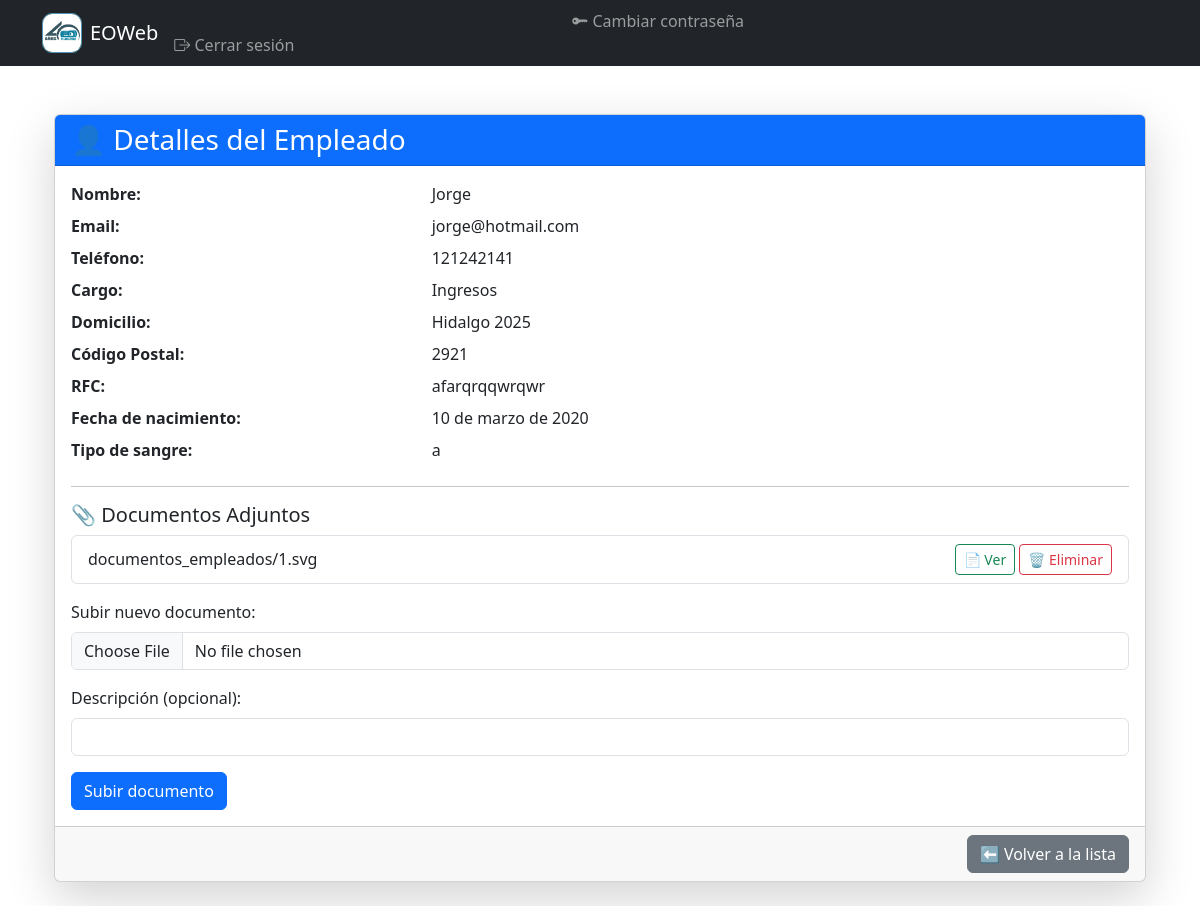
The app's page /empleados/1/ (signed in) with its own data.
### gestion/models.py (models this page shows, shortened)
class Empleado(models.Model):
    usuario = models.OneToOneField(User, on_delete=models.CASCADE, null=True, blank=True)
    nombre = models.CharField(max_length=100)
    email = models.EmailField(unique=True)
    telefono = models.CharField(max_length=20, blank=True)
    cargo = models.CharField(max_length=50)
    domicilio = models.CharField(max_length=255, blank=True, null=True)
    codigo_postal = models.CharField(max_length=10, blank=True, null=True)
    rfc = models.CharField(max_length=13, blank=True, null=True)
    fecha_nacimiento = models.DateField(null=True, blank=True)
    tipo_sangre = models.CharField(max_length=5, blank=True, null=True)

class EmpleadoDocumento(models.Model):
    empleado = models.ForeignKey(Empleado, on_delete=models.CASCADE, related_name='documentos')
    archivo = models.FileField(upload_to='documentos_empleados/')
    descripcion = models.CharField(max_length=100, blank=True)
    fecha_subida = models.DateTimeField(auto_now_add=True)

### gestion/views.py (the view)
# urls.py: path('empleados/<int:empleado_id>/', views.ver_empleado, name='ver_empleado'),
@login_required
def ver_empleado(request, empleado_id):
    if not request.user.is_superuser and not request.user.groups.filter(name='Administrador').exists():
        return redirect('lista_empleados')
    empleado = get_object_or_404(Empleado, id=empleado_id)
    documentos = empleado.documentos.all()
    return render(request, 'gestion/ver_empleado.html', {
        'empleado': empleado,
        'documentos': documentos
    })

### gestion/templates/gestion/ver_empleado.html (shortened to what this page needs)
{% extends "gestion/base.html" %}
{% load static %}
{% block content %}
<div class="container mt-4">
    <div class="card shadow-lg rounded">
        <div class="card-header bg-primary text-white">
            <h3 class="mb-0">👤 Detalles del Empleado</h3>
        </div>
        <div class="card-body">
            <dl class="row">
                <dt class="col-sm-4">Nombre:</dt>
                <dd class="col-sm-8">{{ empleado.nombre }}</dd>
                <dt class="col-sm-4">Email:</dt>
                <dd class="col-sm-8">{{ empleado.email }}</dd>
                <dt class="col-sm-4">Teléfono:</dt>
                <dd class="col-sm-8">{{ empleado.telefono }}</dd>
                <dt class="col-sm-4">Cargo:</dt>
                <dd class="col-sm-8">{{ empleado.cargo }}</dd>
                <dt class="col-sm-4">Domicilio:</dt>
                <dd class="col-sm-8">{{ empleado.domicilio }}</dd>
                <dt class="col-sm-4">Código Postal:</dt>
                <dd class="col-sm-8">{{ empleado.codigo_postal }}</dd>
                <dt class="col-sm-4">RFC:</dt>
                <dd class="col-sm-8">{{ empleado.rfc }}</dd>
                <dt class="col-sm-4">Fecha de nacimiento:</dt>
                <dd class="col-sm-8">{{ empleado.fecha_nacimiento }}</dd>
                <dt class="col-sm-4">Tipo de sangre:</dt>
                <dd class="col-sm-8">{{ empleado.tipo_sangre }}</dd>
            </dl>
            <hr>
            <h5>📎 Documentos Adjuntos</h5>
            {% if documentos %}
                <ul class="list-group mb-3">
                    {% for doc in documentos %}
                        <li class="list-group-item d-flex justify-content-between align-items-center">
                            <span>{{ doc.descripcion|default:doc.archivo.name }}</span>
                            <div>
                                <a href="{{ doc.archivo.url }}" target="_blank" class="btn btn-sm btn-outline-success">📄 Ver</a>
                                <form action="{% url 'eliminar_documento_empleado' doc.id %}" method="post" class="d-inline" onsubmit="return confirm('¿Estás seguro de que deseas eliminar este documento?');">
                                    <button type="submit" class="btn btn-sm btn-outline-danger">🗑️ Eliminar</button>
                                </form>
                            </div>
                        </li>
                    {% endfor %}
                </ul>
            {% else %}
                <p class="text-muted">No hay documentos adjuntos.</p>
            {% endif %}
            <form method="post" enctype="multipart/form-data" action="{% url 'subir_documento_empleado' empleado.id %}">
                <div class="mb-3">
                    <label for="archivo" class="form-label">Subir nuevo documento:</label>
                    <input type="file" name="archivo" class="form-control" required>
                </div>
                <div class="mb-3">
                    <label for="descripcion" class="form-label">Descripción (opcional):</label>
                    <input type="text" name="descripcion" class="form-control">
                </div>
                <button type="submit" class="btn btn-primary">Subir documento</button>
            </form>
        </div>
        <div class="card-footer text-end">
            <a href="{% url 'lista_empleados' %}" class="btn btn-secondary">⬅ Volver a la lista</a>
        </div>
    </div>
</div>
{% endblock %}

### records on screen
Empleado: nombre "Jorge", email "jorge@hotmail.com", telefono "121242141", cargo "Ingresos", domicilio "Hidalgo 2025", codigo_postal "2921", rfc "afarqrqqwrqwr", fecha_nacimiento "10 de marzo de 2020", tipo_sangre "a"
EmpleadoDocumento: descripcion "documentos_empleados/1.svg"
